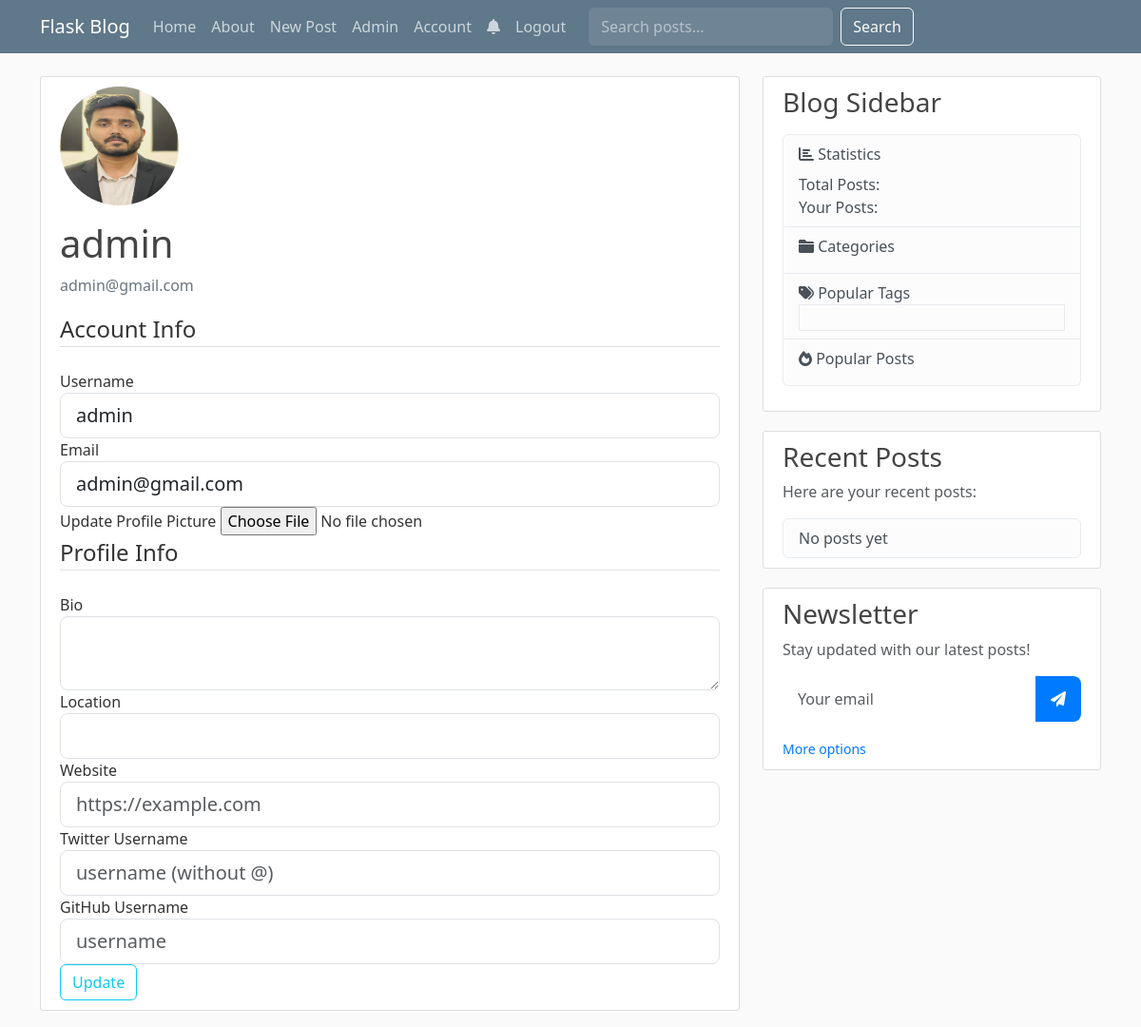
Page /account (signed in) on the committed database.
### flaskblog.py (models this page shows, shortened)
class User(db.Model, UserMixin):
    id = db.Column(db.Integer, primary_key=True)
    username = db.Column(db.String(20), unique=True, nullable=False)
    email = db.Column(db.String(120), unique=True, nullable=False)
    image_file = db.Column(db.String(20), nullable=False, default='default.jpg')
    password = db.Column(db.String(60), nullable=False)
    is_admin = db.Column(db.Boolean, default=False)
    bio = db.Column(db.String(500))
    location = db.Column(db.String(100))
    website = db.Column(db.String(200))
    twitter = db.Column(db.String(100))
    github = db.Column(db.String(100))
    joined_at = db.Column(db.DateTime, nullable=False, default=datetime.utcnow)
    posts = db.relationship('Post', backref='author', lazy=True)
    likes = db.relationship('Like', backref='user', lazy=True)
    comments = db.relationship('Comment', back_populates='author', lazy=True)
    followers = db.Table('followers',
        db.Column('follower_id', db.Integer, db.ForeignKey('user.id'), primary_key=True),
        db.Column('followed_id', db.Integer, db.ForeignKey('user.id'), primary_key=True)
    )
    following = db.relationship(
        'User', secondary=followers,
        primaryjoin=(followers.c.follower_id == id),
        secondaryjoin=(followers.c.followed_id == id),
        backref=db.backref('followers_list', lazy='dynamic'), lazy='dynamic'
    )

### flaskblog.py (the view)
@app.route("/account", methods=['GET', 'POST'])
@login_required
def account():
    form = UpdateProfileForm(current_user.username, current_user.email)
    if form.validate_on_submit():
        if form.picture.data:
            picture_file = save_picture(form.picture.data)
            current_user.image_file = picture_file
        current_user.username = form.username.data
        current_user.email = form.email.data
        current_user.bio = form.bio.data
        current_user.location = form.location.data
        current_user.website = form.website.data
        current_user.twitter = form.twitter.data
        current_user.github = form.github.data
        db.session.commit()
        flash('Your account has been updated!', 'success')
        return redirect(url_for('account'))
    elif request.method == 'GET':
        form.username.data = current_user.username
        form.email.data = current_user.email
        form.bio.data = current_user.bio
        form.location.data = current_user.location
        form.website.data = current_user.website
        form.twitter.data = current_user.twitter
        form.github.data = current_user.github
    return render_template('account.html', title='Account', form=form)

### flaskblog.py (shortened to what this page needs)
class UpdateProfileForm(FlaskForm):
    username = StringField('Username', validators=[DataRequired(), Length(min=2, max=20)])
    email = StringField('Email', validators=[DataRequired(), Email()])
    bio = TextAreaField('Bio', validators=[Length(max=500)])
    location = StringField('Location', validators=[Length(max=100)])
    website = StringField('Website', validators=[Length(max=200)])
    twitter = StringField('Twitter Username', validators=[Length(max=100)])
    github = StringField('GitHub Username', validators=[Length(max=100)])
    picture = FileField('Update Profile Picture', validators=[FileAllowed(['jpg', 'png'])])
    submit = SubmitField('Update')
    def __init__(self, original_username, original_email, *args, **kwargs):
        super(UpdateProfileForm, self).__init__(*args, **kwargs)
        self.original_username = original_username
        self.original_email = original_email

### flaskblog.py (called while the page is built)
@app.context_processor
def inject_csrf_token():
    return dict(csrf_token=lambda: generate_csrf())

@login_manager.user_loader
def load_user(user_id):
    return db.session.get(User, int(user_id))

### templates/account.html (shortened to what this page needs)
{% extends "layout.html" %}
{% block content %}
    <div class="content-section">
      <div class="media">
        <img class="rounded-circle account-img" src="{{ url_for('static', filename='profile_pics/' + current_user.image_file) }}">
        <div class="media-body">
          <h2 class="account-heading">{{ current_user.username }}</h2>
          <p class="text-secondary">{{ current_user.email }}</p>
        </div>
      </div>
        <form method="POST" action="" enctype="multipart/form-data">
            <fieldset class="form-group">
                <legend class="border-bottom mb-4">Account Info</legend>
                <div class="form-group">
                    {{ form.username.label(class="form-control-label") }}
                    {% if form.username.errors %}
                        {{ form.username(class="form-control form-control-lg is-invalid") }}
                        <div class="invalid-feedback">
                            {% for error in form.username.errors %}
                                <span>{{ error }}</span>
                            {% endfor %}
                        </div>
                    {% else %}
                        {{ form.username(class="form-control form-control-lg") }}
                    {% endif %}
                </div>
                <div class="form-group">
                    {{ form.email.label(class="form-control-label") }}
                    {% if form.email.errors %}
                        {{ form.email(class="form-control form-control-lg is-invalid") }}
                        <div class="invalid-feedback">
                            {% for error in form.email.errors %}
                                <span>{{ error }}</span>
                            {% endfor %}
                        </div>
                    {% else %}
                        {{ form.email(class="form-control form-control-lg") }}
                    {% endif %}
                </div>
                <div class="form-group">
                    {{ form.picture.label() }}
                    {{ form.picture(class="form-control-file") }}
                </div>
            </fieldset>
            <fieldset class="form-group">
                <legend class="border-bottom mb-4">Profile Info</legend>
                <div class="form-group">
                    {{ form.bio.label(class="form-control-label") }}
                    {{ form.bio(class="form-control form-control-lg") }}
                </div>
                <div class="form-group">
                    {{ form.location.label(class="form-control-label") }}
                    {{ form.location(class="form-control form-control-lg") }}
                </div>
                <div class="form-group">
                    {{ form.website.label(class="form-control-label") }}
                    {{ form.website(class="form-control form-control-lg", placeholder="https://example.com") }}
                </div>
                <div class="form-group">
                    {{ form.twitter.label(class="form-control-label") }}
                    {{ form.twitter(class="form-control form-control-lg", placeholder="username (without @)") }}
                </div>
                <div class="form-group">
                    {{ form.github.label(class="form-control-label") }}
                    {{ form.github(class="form-control form-control-lg", placeholder="username") }}
                </div>
            </fieldset>
            <div class="form-group">
                {{ form.submit(class="btn btn-outline-info") }}
            </div>
        </form>
    </div>
{% endblock content %}

### static/main.css (style rules this page uses)
body { background: #fafafa; color: #333333; margin-top: 5rem; }
h1, h2, h3, h4, h5, h6 { color: #444444; }
.content-section { background: #ffffff; padding: 10px 20px; border: 1px solid #dddddd; border-radius: 3px; margin-bottom: 20px; }
.account-img { height: 125px; width: 125px; margin-right: 20px; margin-bottom: 16px; }
.account-heading { font-size: 2.5rem; }

### rows in the picture
User: image_file (placeholder picture), username "admin", email "admin@gmail.com"
